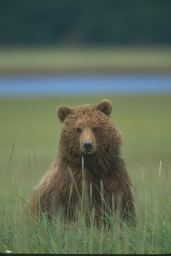
#> input picture computer_vision_theory/EAI733/Assignment_1/Figures/mean_shift_clustering.png, 171 x 256 px, shrunk from 321 x 481 before the run, found by its file name
$ python algorithm_dev_mean_shift.py
#> lines starting #> are read from the running program, lines starting #| are printed output that depends on the picture; after the words box and inside, x2 and y2 are one past the last pixel; in counts of white or black regions, pixels touching at a corner belong together
import numpy as np
from numpy.linalg import inv
import cv2
import csv
import matplotlib.pyplot as plt
import math
from skimage.color import rgb2luv
from scipy.spatial.distance import cdist
from sklearn.datasets import make_blobs

# Image segmentation using mean shift in joint spatial-color domain.
# Based on Section 4.2.1 of the paper.

# Args:
#     image: H × W × 3 RGB image (values 0-255)
#     spatial_bandwidth: h_s (spatial resolution)
#     color_bandwidth: h_r (color resolution)
#     min_region_size: Minimum pixels per region

# Returns:
#     segmented_image: Segmented image
#     labels: Cluster label for each pixel


# h_s = spatial bandwidth
# h_r = colour_bandwidth

def gaussian_kernel(distance, bandwidth):
    return np.exp(-0.5 * (distance / bandwidth) ** 2)

def image_to_features(image):
    image_luv = rgb2luv(image / 255.0)
    height, width, pixel_array_size = image.shape
    n_pixels = height * width

    features = np.zeros((n_pixels, 5))
    idx = 0
    for i in range(0, height):
        for j in range(0, width):
            idx = i * width + j
            features[idx] = [i, j, image_luv[i, j, 0], image_luv[i, j, 1], image_luv[i, j, 2]]
            idx += 1

    return height, width, n_pixels, features

def create_grid_space(height, width, grid_size, features):
    grid_indices = []
    grid_features = []
    for i in range(0, height, grid_size):
        for j in range(0, width, grid_size):
            idx = i * width + j
            grid_features.append(features[idx])
            grid_indices.append(idx)

    grid_features = np.array(grid_features)

    return grid_features, grid_indices

def mean_shift_filter(features, h_s, h_r, max_iter=100, tol=0.1):
    n_points = features.shape[0]
    modes = np.zeros_like(features)

    for i in range(n_points):
        mode = mean_shift_filter_point(features[i], features, h_s, h_r, max_iter, tol)
        modes[i] = mode

    return modes

def mean_shift_filter_point(start_point, features, h_s, h_r, max_iter=100, tol=0.1):
    current = start_point.copy()

    for iteration in range(max_iter): # usually converges between 5-30 iterations -> safety net
        new_point, shift = mean_shift_step(current, features, h_s, h_r)
        if shift < 0.1: # small tolerance
                break

        current = new_point

    return current

def mean_shift_step(current_point, features, h_s, h_r):
    spatial_current = current_point[:2]
    color_current = current_point[2:]

    spatial_features = features[:, :2]
    color_features = features[:, 2:]

    spatial_distance = np.linalg.norm(spatial_features - spatial_current[:2], axis=1) # calculate distance from current point to each data point
    colour_distance = np.linalg.norm(color_features - color_current[2:], axis = 1) # calculate colour distance from current point to each data point

    spatial_weights = gaussian_kernel(spatial_distance, h_s)
    color_weights = gaussian_kernel(colour_distance, h_r)

    weights = spatial_weights * color_weights

    weight_sum = np.sum(weights)
    if weight_sum == 0:
        return current_point, 0

    weights = weights/weight_sum # calc average
    new_point = np.sum(features * weights[:, np.newaxis], axis = 0)

    # check converegence
    shift = np.linalg.norm(new_point - current_point)

    return current_point, shift

def delineate_clusters(modes, h_s, h_r):
    # Delineate clusters by grouping pixels with similar modes
    #Delineate the clusters by grouping together all data points that are closer than h_s in spatial domain and h_r in range domain
    n_points = modes.shape[0]
    labels = -np.ones(n_points, dtype=int)
    cluster_centers = []
    cluster_id = 0

    for i in range(n_points):
        if labels[i] == -1:
            spatial_diff = np.linalg.norm(modes[:, :2] - modes[i, :2], axis = 1)
            colour_diff = np.linalg.norm(modes[:, 2:] - modes[i, 2:], axis = 1)

        similar_mask = (spatial_diff < h_s) & (colour_diff < h_r)

        labels[similar_mask] = cluster_id
        cluster_centers.append(modes[i])
        cluster_id += 1

    return labels, np.array(cluster_centers)

def create_segmented_image(original_image, labels, height, width):
    segmented = np.zeros_like(original_image)
    labels_2d = labels.reshape(height, width)

    for label in np.unique(labels):
        mask = labels_2d == label
        mean_color = original_image[mask].mean(axis=0)
        segmented[mask] = mean_color

    return segmented

def mean_shift_image_segment(image, h_s, h_r, min_region_size=20, grid_size=20):
    features = []
    height, width, _, features = image_to_features(image)
    grid_features, _ = create_grid_space(height, width, grid_size, features)
    modes_grid = mean_shift_filter(grid_features, h_s, h_r)

    modes = np.zeros_like(features)
    for i, feature in enumerate(features):
        # Find nearest grid mode
        distances = np.linalg.norm(grid_features - feature, axis=1)
        nearest = np.argmin(distances)
        modes[i] = modes_grid[nearest]

    labels, _ = delineate_clusters(modes, h_s, h_r)
    segmented_image = create_segmented_image(image, labels, height, width)

    # Reshape labels to 2D
    labels_2d = labels.reshape(height, width)
    n_clusters = len(np.unique(labels))

    return segmented_image, labels_2d, n_clusters

def save_image(image_info, q):
    # Create figure and axis
    # Create figure and axis
    fig, ax = plt.subplots()

    ax.imshow(image_info, cmap="grey")

    # Add labels
    ax.set_xlabel("X Pixel Coordinate")
    ax.set_ylabel("Y Pixel Coordinate")

    # Save
    save_path = "/Users/anthea/Documents/GitHub/EAI733/Assignment_1/Results/"
    fig.savefig(f"{save_path}mean_shift_{q}.pdf", bbox_inches="tight")
    plt.close(fig)

def main():
    # # Image size
    # H, W = 200, 200

    # # Create coordinate grid
    # y, x = np.mgrid[0:H, 0:W]

    # # Define blob centers
    # # Blob centers and colours
    # blobs = [
    #     (60, 60,  (1, 0, 0)),   # Red blob
    #     (140, 80, (0, 1, 0)),   # Green blob
    #     (100, 150,(0, 0, 1))    # Blue blob
    # ]

    # # Create empty image
    # image = np.zeros((H, W, 3), dtype=float)
    # sigma = 20

    # # Add coloured Gaussian blobs
    # for cy, cx, colour in blobs:
    #     gaussian = np.exp(-((x - cx)**2 + (y - cy)**2) / (2 * sigma**2))

    # for c in range(3):
    #     image[..., c] += gaussian * colour[c]

    # # Normalize to 0–255
    # image = image / image.max()
    # image = (255 * image).astype(np.uint8)

    # plt.imshow(image)
    # plt.show()

    # Second red region (bottom-right 3x3 square)
    image_path = 'Figures/mean_shift_clustering.png'
    image = cv2.imread(image_path)
#> image is the input picture: shape (256, 171, 3); mean B, G, R 87.5, 108, 95.8

    # Plot image
    plt.imshow(image)
    plt.show()
    save_image(image, "orig")

    #h_s -> 5-15
    #h_r -> 5-28

    s_bw = 8
    c_bw = 8

    segmented, labels, clusters = mean_shift_image_segment(image, s_bw, c_bw, min_region_size=20)
#> in image_to_features, `image_luv = rgb2luv(image / 255.0)`: image_luv: shape (256, 171, 3) float64; mean of channels 0, 1, 2 43.5, -9.4, 6.6
#> in mean_shift_image_segment, `height, width, _, features = image_to_features(image)`: height = 256; width = 171
#> after the loop in create_grid_space, `for i in range(0, height, grid_size):`: grid_features = 117 items, first 6: [0, 0, 23.36, 1.06, 14.65], [0, 20, 24.8, 1.66, 15.04], [0, 40, 26.46, 1.14, 15.87], [0, 60, 27.22, 0.613, 16.5], [0, 80, 27.22, 0.613, 16.5], [0, 100, 27.66, 0.618, 16.59]; grid_indices = 117 values from 0 to 41200
#> in create_grid_space, `grid_features = np.array(grid_features)`: grid_features = 117 rows, first 6: [0, 0, 23.36, 1.06, 14.65], [0, 20, 24.8, 1.66, 15.04], [0, 40, 26.46, 1.14, 15.87], [0, 60, 27.22, 0.613, 16.5], [0, 80, 27.22, 0.613, 16.5], [0, 100, 27.66, 0.618, 16.59]
#> the loop in mean_shift_filter, `for i in range(n_points):` made 117 passes
#> mode on pass 1: [0, 0, 23.36, 1.06, 14.65]
#> the loop in mean_shift_image_segment, `for i, feature in enumerate(features):` made 43776 passes
#> feature on passes 1 to 3: [0, 0, 23.36, 1.06, 14.65], [0, 1, 22.91, 1.05, 14.54], [0, 2, 22.91, 1.05, 14.54]
#> in create_segmented_image, `labels_2d = labels.reshape(height, width)`:
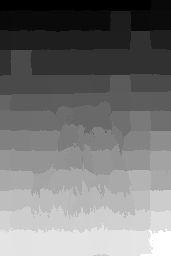
#> labels_2d: shape (256, 171) int64; min 10, max 43775, mean 20361.3; drawn with min black and max white
#> the loop in create_segmented_image, `for label in np.unique(labels):` made 117 passes
#> label on passes 1 to 12: 10, 29, 49, 70, 90, 109, 130, 150, 1712, 1720, 1752, 1760
#> pass 1, in create_segmented_image, `mask = labels_2d == label`:
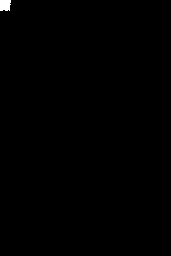
#> mask: shape (256, 171) bool; 0.25% white; 1 white region, box (x1, y1, x2, y2) and area: (0, 0, 11, 11) 111
#> pass 2, in create_segmented_image, `mask = labels_2d == label`:
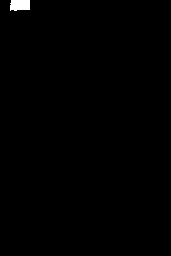
#> mask: shape (256, 171) bool; 0.46% white; 1 white region, box (x1, y1, x2, y2) and area: (10, 0, 30, 11) 200
#> pass 3, in create_segmented_image, `mask = labels_2d == label`:
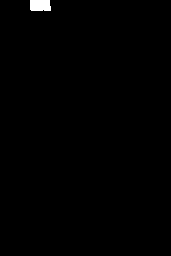
#> mask: shape (256, 171) bool; 0.51% white; 1 white region, box (x1, y1, x2, y2) and area: (30, 0, 51, 11) 223
#> after the loop in create_segmented_image, `for label in np.unique(labels):`:
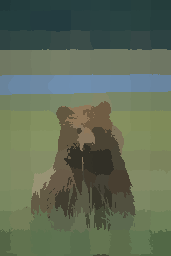
#> segmented: shape (256, 171, 3); mean B, G, R 87, 107.5, 95.3
    plt.imshow(segmented)
    plt.show()
    save_image(segmented, "segmented")

if __name__ == "__main__":
    main()

$ run again, with computer_vision_theory/EAI733/Assignment_1/Figures/FFT.png copied over computer_vision_theory/EAI733/Assignment_1/Figures/mean_shift_clustering.png
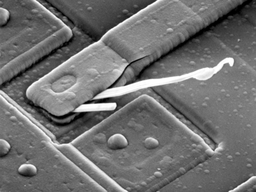
#> input picture computer_vision_theory/EAI733/Assignment_1/Figures/FFT.png, 256 x 192 px, shrunk from 906 x 678 before the run, found by its file name
#> in main, image is the input picture: shape (192, 256, 3); min 0, max 255, mean 112.6
#> image_luv: shape (192, 256, 3) float64; mean of channels 0, 1, 2 46.9, 0, 0
#> in mean_shift_image_segment, `height, width, _, features = image_to_features(image)`: height = 192; width = 256
#> after the loop in create_grid_space, `for i in range(0, height, grid_size):`: grid_features = 130 items; grid_indices = 130 values from 0 to 46320
#> in create_grid_space, `grid_features = np.array(grid_features)`: grid_features = 130 rows, first 6: [0, 0, 32.32, -0.000178, 0.00248], [0, 20, 33.18, -0.000182, 0.00254], [0, 40, 33.6, -0.000185, 0.00258], [0, 60, 36.15, -0.000199, 0.00277], [0, 80, 39.07, -0.000215, 0.003], [0, 100, 37.41, -0.000206, 0.00287]
#> the loop in mean_shift_filter, `for i in range(n_points):` made 130 passes
#> mode on pass 1: [0, 0, 32.32, -0.000178, 0.00248]
#> the loop in mean_shift_image_segment, `for i, feature in enumerate(features):` made 49152 passes
#> feature on passes 1 to 3: [0, 0, 32.32, -0.000178, 0.00248], [0, 1, 31.03, -0.00017, 0.00238], [0, 2, 33.6, -0.000185, 0.00258]
#> the loop in create_segmented_image, `for label in np.unique(labels):` made 130 passes
#> label on passes 1 to 8: 9, 29, 32, 50, 69, 90, 110, 130
#> pass 2, in create_segmented_image, `mask = labels_2d == label`:
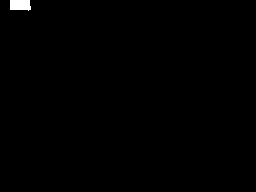
#> mask: shape (192, 256) bool; 0.42% white; 1 white region, box (x1, y1, x2, y2) and area: (10, 0, 31, 11) 205
#> after the loop in create_segmented_image, `for label in np.unique(labels):`:
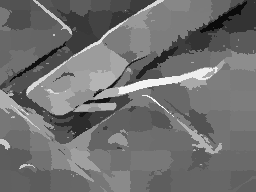
#> segmented: shape (192, 256, 3); min 11, max 243, mean 112.1

$ run again, with computer_vision_theory/EAI733/Assignment_1/Figures/aliasing.png copied over computer_vision_theory/EAI733/Assignment_1/Figures/mean_shift_clustering.png
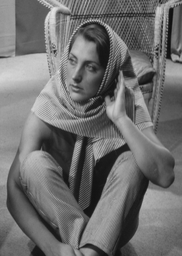
#> input picture computer_vision_theory/EAI733/Assignment_1/Figures/aliasing.png, 182 x 256 px, shrunk from 402 x 566 before the run, found by its file name
#> in main, image is the input picture: shape (256, 182, 3); min 13, max 228, mean 111.5
#> image_luv: shape (256, 182, 3) float64; mean of channels 0, 1, 2 46.3, 0, 0
#> in mean_shift_image_segment, `height, width, _, features = image_to_features(image)`: height = 256; width = 182
#> after the loop in create_grid_space, `for i in range(0, height, grid_size):`: grid_features = 130 items; grid_indices = 130 values from 0 to 43860
#> in create_grid_space, `grid_features = np.array(grid_features)`: grid_features = 130 rows, first 6: [0, 0, 62.84, -0.000345, 0.00482], [0, 20, 39.49, -0.000217, 0.00303], [0, 40, 60.17, -0.000331, 0.00461], [0, 60, 62.46, -0.000343, 0.00479], [0, 80, 53.98, -0.000297, 0.00414], [0, 100, 41.55, -0.000228, 0.00319]
#> the loop in mean_shift_filter, `for i in range(n_points):` made 130 passes
#> mode on pass 1: [0, 0, 62.84, -0.000345, 0.00482]
#> the loop in mean_shift_image_segment, `for i, feature in enumerate(features):` made 46592 passes
#> feature on passes 1 to 3: [0, 0, 62.84, -0.000345, 0.00482], [0, 1, 63.6, -0.000349, 0.00488], [0, 2, 63.6, -0.000349, 0.00488]
#> the loop in create_segmented_image, `for label in np.unique(labels):` made 130 passes
#> label on passes 1 to 8: 14, 36, 49, 65, 74, 86, 110, 130
#> pass 3, in create_segmented_image, `mask = labels_2d == label`:
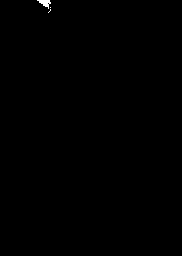
#> mask: shape (256, 182) bool; 0.15% white; 3 white regions (2 under 20 px), largest, box (x1, y1, x2, y2) and area: (37, 0, 51, 9) 63
#> after the loop in create_segmented_image, `for label in np.unique(labels):`:
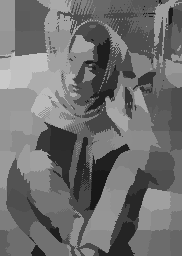
#> segmented: shape (256, 182, 3); min 24, max 201, mean 111
